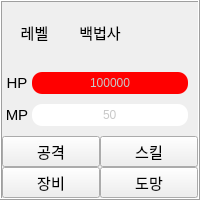
       <widget class="QFrame" name="frame_6">
        <property name="sizePolicy">
         <sizepolicy hsizetype="Expanding" vsizetype="Preferred">
          <horstretch>0</horstretch>
          <verstretch>0</verstretch>
         </sizepolicy>
        </property>
        <property name="minimumSize">
         <size>
          <width>180</width>
          <height>200</height>
         </size>
        </property>
        <property name="maximumSize">
         <size>
          <width>16777215</width>
          <height>200</height>
         </size>
        </property>
        <property name="frameShape">
         <enum>QFrame::Box</enum>
        </property>
        <property name="frameShadow">
         <enum>QFrame::Raised</enum>
        </property>
        <layout class="QGridLayout" name="gridLayout_13">
         <property name="leftMargin">
          <number>0</number>
         </property>
         <property name="topMargin">
          <number>0</number>
         </property>
         <property name="rightMargin">
          <number>0</number>
         </property>
         <property name="bottomMargin">
          <number>0</number>
         </property>
         <property name="spacing">
          <number>0</number>
         </property>
         <item row="2" column="0">
          <layout class="QHBoxLayout" name="horizontalLayout_17">
           <property name="spacing">
            <number>0</number>
           </property>
           <property name="rightMargin">
            <number>10</number>
           </property>
           <property name="bottomMargin">
            <number>10</number>
           </property>
           <item>
            <widget class="QLabel" name="mp_6">
             <property name="sizePolicy">
              <sizepolicy hsizetype="Preferred" vsizetype="Preferred">
               <horstretch>0</horstretch>
               <verstretch>0</verstretch>
              </sizepolicy>
             </property>
             <property name="minimumSize">
              <size>
               <width>30</width>
               <height>0</height>
              </size>
             </property>
             <property name="font">
              <font>
               <pointsize>11</pointsize>
              </font>
             </property>
             <property name="text">
              <string>MP</string>
             </property>
             <property name="scaledContents">
              <bool>true</bool>
             </property>
             <property name="alignment">
              <set>Qt::AlignCenter</set>
             </property>
            </widget>
           </item>
           <item>
            <widget class="QProgressBar" name="mp_wizard_white">
             <property name="styleSheet">
              <string notr="true">QProgressBar{
  background-color: rgb(255, 255, 255);
  color:rgb(200,200,200);
  border-style: none;
  border-bottom-right-radius: 10px;
  border-bottom-left-radius: 10px;
  border-top-right-radius: 10px;
  border-top-left-radius: 10px;
  text-align: center;}
QProgressBar::chunk{
 border-bottom-right-radius: 10px;
 border-bottom-left-radius: 10px;
 border-top-right-radius: 10px;
 border-top-left-radius: 10px;
background-color: rgb(0, 0, 255);
 }</string>
             </property>
             <property name="maximum">
              <number>999999999</number>
             </property>
             <property name="value">
              <number>50</number>
             </property>
             <property name="textDirection">
              <enum>QProgressBar::TopToBottom</enum>
             </property>
             <property name="format">
              <string>%v</string>
             </property>
            </widget>
           </item>
          </layout>
         </item>
         <item row="1" column="0">
          <layout class="QHBoxLayout" name="horizontalLayout_18">
           <property name="spacing">
            <number>0</number>
           </property>
           <property name="rightMargin">
            <number>10</number>
           </property>
           <property name="bottomMargin">
            <number>10</number>
           </property>
           <item>
            <widget class="QLabel" name="hp_6">
             <property name="sizePolicy">
              <sizepolicy hsizetype="Preferred" vsizetype="Preferred">
               <horstretch>0</horstretch>
               <verstretch>0</verstretch>
              </sizepolicy>
             </property>
             <property name="minimumSize">
              <size>
               <width>30</width>
               <height>0</height>
              </size>
             </property>
             <property name="font">
              <font>
               <pointsize>11</pointsize>
              </font>
             </property>
             <property name="text">
              <string>HP</string>
             </property>
             <property name="scaledContents">
              <bool>true</bool>
             </property>
             <property name="alignment">
              <set>Qt::AlignCenter</set>
             </property>
            </widget>
           </item>
           <item>
            <widget class="QProgressBar" name="hp_wizard_white">
             <property name="styleSheet">
              <string notr="true">QProgressBar{
  background-color: rgb(255, 255, 255);
  color:rgb(200,200,200);
  border-style: none;
  border-bottom-right-radius: 10px;
  border-bottom-left-radius: 10px;
  border-top-right-radius: 10px;
  border-top-left-radius: 10px;
  text-align: center;}
QProgressBar::chunk{
 border-bottom-right-radius: 10px;
 border-bottom-left-radius: 10px;
 border-top-right-radius: 10px;
 border-top-left-radius: 10px;
 background-color: rgb(255, 0, 0);
 }</string>
             </property>
             <property name="maximum">
              <number>999999999</number>
             </property>
             <property name="value">
              <number>12423423</number>
             </property>
             <property name="textDirection">
              <enum>QProgressBar::TopToBottom</enum>
             </property>
             <property name="format">
              <string>%v</string>
             </property>
            </widget>
           </item>
          </layout>
         </item>
         <item row="0" column="0">
          <layout class="QHBoxLayout" name="horizontalLayout_19">
           <property name="spacing">
            <number>0</number>
           </property>
           <property name="bottomMargin">
            <number>10</number>
           </property>
           <item>
            <widget class="QLabel" name="lv_wizard_white">
             <property name="minimumSize">
              <size>
               <width>30</width>
               <height>0</height>
              </size>
             </property>
             <property name="maximumSize">
              <size>
               <width>100</width>
               <height>30</height>
              </size>
             </property>
             <property name="font">
              <font>
               <pointsize>11</pointsize>
              </font>
             </property>
             <property name="text">
              <string>레벨</string>
             </property>
             <property name="alignment">
              <set>Qt::AlignCenter</set>
             </property>
            </widget>
           </item>
           <item>
            <widget class="QLabel" name="wizard_white">
             <property name="maximumSize">
              <size>
               <width>16777215</width>
               <height>30</height>
              </size>
             </property>
             <property name="font">
              <font>
               <pointsize>11</pointsize>
              </font>
             </property>
             <property name="text">
              <string>백법사</string>
             </property>
             <property name="alignment">
              <set>Qt::AlignCenter</set>
             </property>
            </widget>
           </item>
           <item>
            <widget class="QLabel" name="img_wizard_white">
             <property name="text">
              <string/>
             </property>
            </widget>
           </item>
          </layout>
         </item>
         <item row="3" column="0">
          <layout class="QGridLayout" name="gridLayout_14">
           <property name="spacing">
            <number>0</number>
           </property>
           <item row="0" column="1">
            <widget class="QPushButton" name="pb_skill_wizard_white">
             <property name="font">
              <font>
               <pointsize>11</pointsize>
              </font>
             </property>
             <property name="text">
              <string>스킬</string>
             </property>
            </widget>
           </item>
           <item row="0" column="0">
            <widget class="QPushButton" name="pb_atk_wizard_white">
             <property name="font">
              <font>
               <pointsize>11</pointsize>
              </font>
             </property>
             <property name="text">
              <string>공격</string>
             </property>
            </widget>
           </item>
           <item row="1" column="0">
            <widget class="QPushButton" name="pb_equip_wizard_white">
             <property name="font">
              <font>
               <pointsize>11</pointsize>
              </font>
             </property>
             <property name="text">
              <string>장비</string>
             </property>
            </widget>
           </item>
           <item row="1" column="1">
            <widget class="QPushButton" name="pb_run_wizard_white">
             <property name="font">
              <font>
               <pointsize>11</pointsize>
              </font>
             </property>
             <property name="text">
              <string>도망</string>
             </property>
            </widget>
           </item>
          </layout>
         </item>
        </layout>
       </widget>
